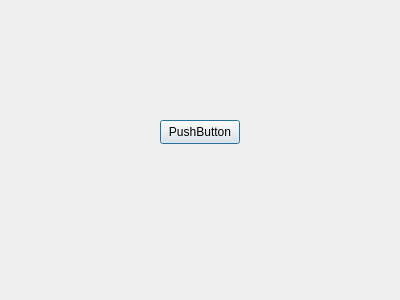
<?xml version="1.0" encoding="UTF-8"?>
<ui version="4.0">
 <class>Navigation</class>
 <widget class="QDialog" name="Navigation">
  <property name="geometry">
   <rect>
    <x>0</x>
    <y>0</y>
    <width>400</width>
    <height>300</height>
   </rect>
  </property>
  <property name="windowTitle">
   <string>Dialog</string>
  </property>
  <widget class="QPushButton" name="pushButton">
   <property name="geometry">
    <rect>
     <x>160</x>
     <y>120</y>
     <width>80</width>
     <height>24</height>
    </rect>
   </property>
   <property name="text">
    <string>PushButton</string>
   </property>
  </widget>
 </widget>
 <resources/>
 <connections/>
</ui>
